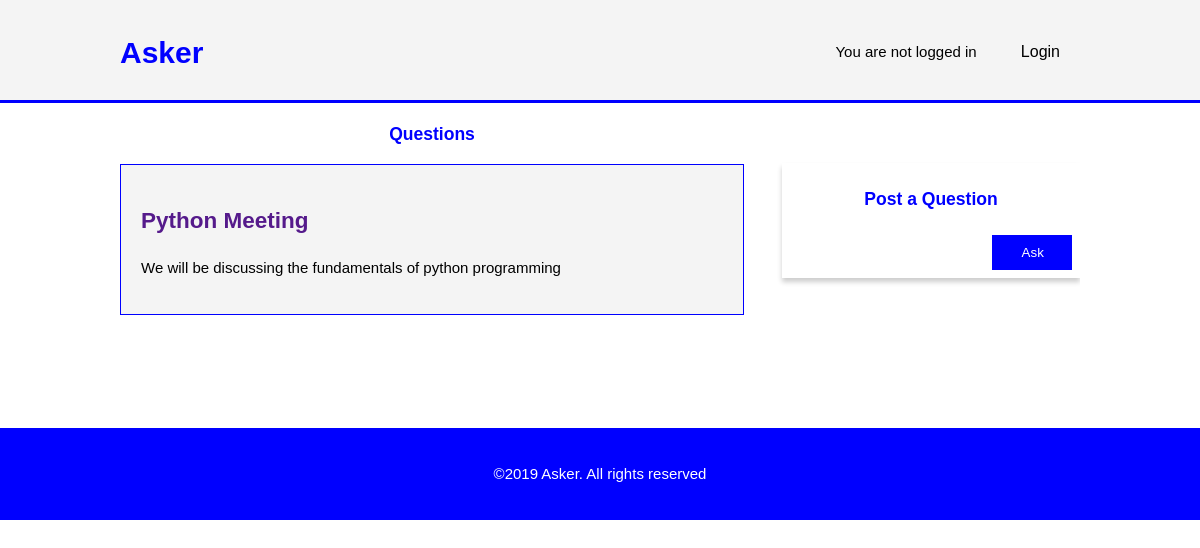
The app's page /home/1/ with its own data.
### meetings/models.py (models this page shows, shortened)
class Meeting(models.Model):
    name=models.CharField(max_length=200, unique=True)
    description=models.CharField(max_length=200)

### meetings/views.py (the view)
# urls.py: path('home/<int:meeting_id>/', views.detail, name='detail'),
def detail(request, meeting_id):
    meeting_detail = get_object_or_404(Meeting, pk=meeting_id)
    return render(request, 'detail.html', {'meeting_detail': meeting_detail})

### meetings/templates/detail.html (shortened to what this page needs)
{% load static %}
<!DOCTYPE html>
<html>
<head>
  <link rel="stylesheet" href="{% static 'css/detail.css' %}" />
</head>
<body>
  <header>
    <div class="container">
      <div id="branding">
        <h1><span class="highlight"> Asker</span></h1>
      </div>
      <nav>
        <ul>
          {% if user.is_authenticated %}
          <li>
            Welcome {{request.user.first_name}}
          </li>
          <li>
          </li>
          {% else %}
          <li>
            You are not logged in
          </li>
          <li>
            <a href="{% url 'login' %}">Login</a>
          </li>
          {% endif %}
        </ul>
      </nav>
    </div>
  </header>
  <section id="main">
    <div class="container">
      <article id="main-col">
        <h1>Questions</h1>
        <ul id="questions">
          <li>
            <h2>
              <a href="">{{ meeting_detail.name }}</a>
            </h2>
            <p>{{ meeting_detail.description }}</p>
          </li>
          <br>
    </ul>
    </article>
    <aside id="sidebar">
      <h3>Post a Question</h3>
      <div class="comment">
        <form action="" method="POST">
          <button type="submit" class="post-btn">Ask</button>
        </form>
      </div>
    </aside>
    </div>
  </section>
  <footer>
    <p>&copy;2019 Asker. All rights reserved</p>
  </footer>
</body>
</html>

### meetings/static/css/detail.css (style rules this page uses)
html { scroll-behavior: smooth; }
body { font-family: Arial, Helvetica, sans-serif; font-size: 15px; line-height: 1.5; margin: 0; padding: 0; }
.container { width: 80%; margin: auto; overflow: hidden; }
ul { margin: 0; padding: 0; }
header { background-color: #f4f4f4; padding-top: 30px; min-height: 70px; border-bottom: #0000FF 3px solid; }
header a { color: #000000; text-decoration: none; font-size: 16px; }
header li { display: inline; padding: 0 20px 0 20px; }
header #branding { float: left; }
header #branding h1 { margin: 0; }
header nav { float: right; margin-top: 10px; }
header .highlight, header .current a { color: #0000FF; font-weight: bold; }
ul#questions li { list-style: none; padding: 20px; border: #0000FF 1px solid; margin-bottom: 5px; background-color: #f4f4f4; }
ul#questions a { text-decoration: none; }
article h1 { color: #0000FF; text-align: center; }
.post-btn { float: right; background-color: #0000FF; color: #ffffff; width: 30%; cursor: pointer; border: 3px solid; margin-top: 10px; margin-right:0; padding: 10px 30px; text-align: center; }
aside#sidebar { float: right; width: 30%; margin-top: 60px; box-shadow: 0 4px 5px 0 rgba(0,0,0,0.2); transition: 0.3s; padding: 5px 5px; position: relative; margin-bottom: 130px; margin-right: auto; margin-left: auto; }
aside#sidebar h3 { text-align: center; margin-bottom: 10px; color: #0000FF; }
article#main-col { float: left; width: 65% }
footer { padding: 20px; margin-top: 20px; text-align: center; color: #ffffff; background-color: #0000FF; }

### records on screen
Meeting: name "Python Meeting", description "We will be discussing the fundamentals of python programming"
